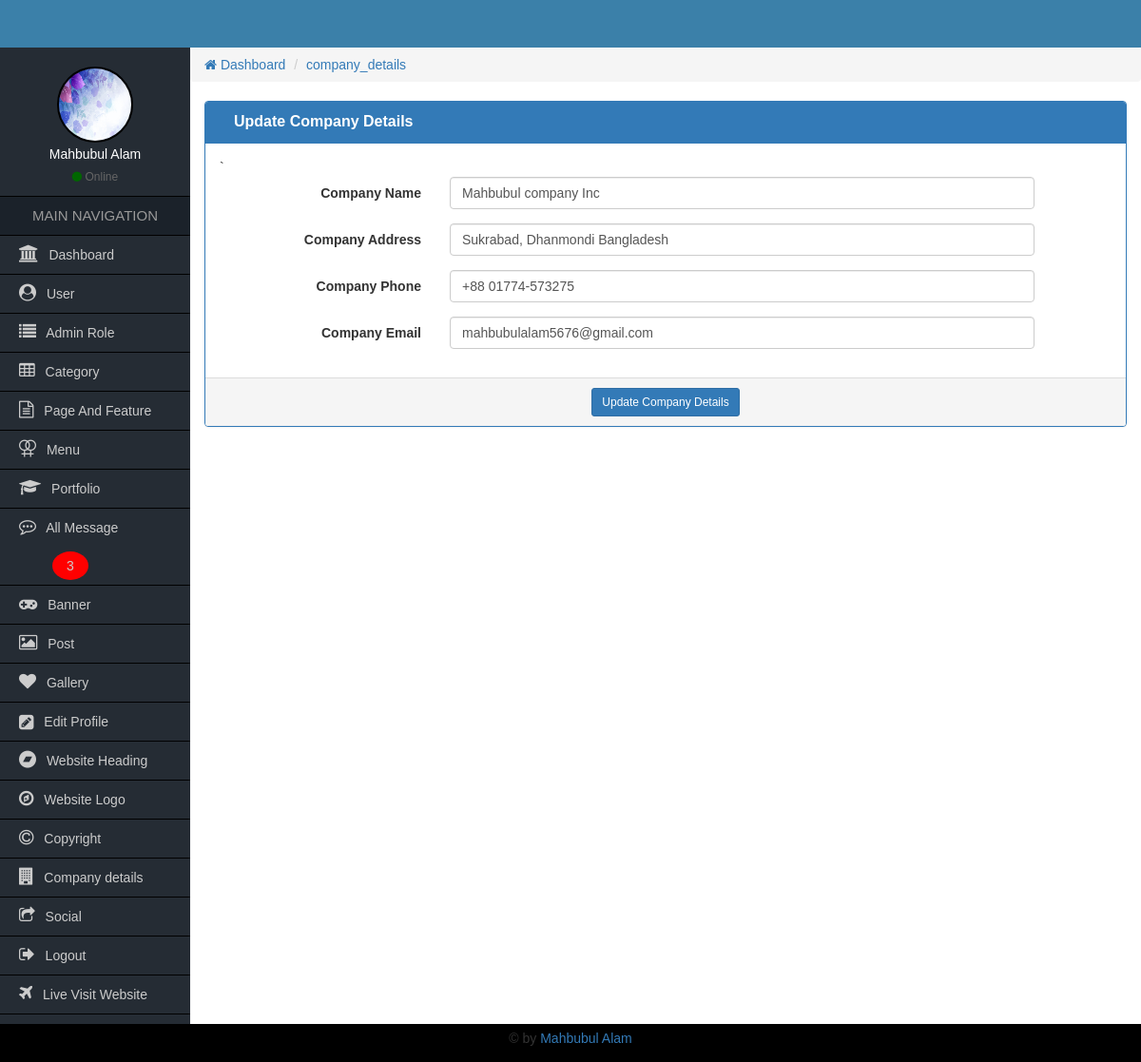
The app's page /Admin/company_details.php (signed in) with its own data.
### tables this page shows
CREATE TABLE `tbl_description` (
  `value` varchar(20) NOT NULL,
  `website_heading` varchar(100) NOT NULL,
  `companyName` varchar(40) NOT NULL,
  `companyAddress` varchar(70) NOT NULL,
  `companyPhone` varchar(35) NOT NULL,
  `companyEmail` varchar(35) NOT NULL,
  `copyright` varchar(30) NOT NULL,
  `facebookUrl` varchar(50) NOT NULL,
  `twitterUrl` varchar(50) NOT NULL,
  `linkedinUrl` varchar(50) NOT NULL,
  `pinterestUrl` varchar(50) NOT NULL,
  `googleplusUrl` varchar(50) NOT NULL,
  `websiteLogo` varchar(100) NOT NULL,
  `companyOwner` varchar(50) NOT NULL
);

### Admin/functions/function.php (called while the page is built, shortened)
<?php
    function getHeader(){
        require_once "inc/header.php";
    }
    function getSidebar(){
            require_once "inc/sidebar.php";
        }
    function getBread(){
            require_once "inc/bread.php";
        }
    function getFooter(){
            require_once "inc/footer.php";
        }
?>

### Admin/company_details.php (the view, shortened to what this page needs)
<?php
require_once "functions/function.php";
?>
<?php
getSidebar();
?>
<div class="col-md-12">
    <form class="form-horizontal" action="" method="post">
        <div class="panel panel-primary">
            <div class="panel-heading">
                <div class="col-md-9 heading_title">
                    Update Company Details
                </div>
                <div class="col-md-3 text-right">
                </div>
                <div class="clearfix"></div>
            </div>
            <div class="panel-body">
                <?php
                $query = "SELECT * FROM tbl_description WHERE value='company_details'";
                $companyResult = mysqli_query($con,$query);
                if($companyResult){
                $result = mysqli_fetch_array($companyResult);
                ?>`
                <div class="form-group">
                    <label for="" class="col-sm-3 control-label">Company Name</label>
                    <div class="col-sm-8">
                        <input type="text" name="companyName" class="form-control" value="<?=$result['companyName'];?>" required>
                    </div>
                </div>
                <div class="form-group">
                    <label for="" class="col-sm-3 control-label">Company Address</label>
                    <div class="col-sm-8">
                        <input type="text" name="companyAddress" class="form-control" value="<?=$result['companyAddress'];?>" required>
                    </div>
                </div>
                <div class="form-group">
                    <label for="" class="col-sm-3 control-label">Company Phone</label>
                    <div class="col-sm-8">
                        <input type="text" name="companyPhone" class="form-control" value="<?=$result['companyPhone'];?>" required>
                    </div>
                </div>
                <div class="form-group">
                    <label for="" class="col-sm-3 control-label">Company Email</label>
                    <div class="col-sm-8">
                        <input type="email" name="companyEmail" class="form-control" value="<?=$result['companyEmail'];?>" required>
                    </div>
                </div>
            </div>
            <div class="panel-footer text-center">
                <button class="btn btn-sm btn-primary">Update Company Details</button>
            </div>
            <?php } ?>
        </div>
    </form>
</div>

### Admin/inc/sidebar.php
<div class="col-md-2 sidebar pd0">
            	<div class="side_user">
                   <?php
                      $userId = $_SESSION['userId'];
                      $query = "SELECT * FROM tbl_admin_user WHERE userId='$userId'";
                      global $con;
                      $result = mysqli_query($con,$query);
                      $resultAdmin = mysqli_fetch_array($result);
                      if($resultAdmin['userImage'] != NULL){
                    ?>
                	<img class="img-responsive" src="uploads/<?=$resultAdmin['userImage'];?>"/>
                   <?php }else{ ?>
                	<img class="img-responsive" src="images/avatar.png"/>
                   <?php } ?>
                    <h4><?=$resultAdmin['userName'];?></h4>
                    <span><i class="fa fa-circle"></i> Online</span>
                </div>
                <h2>MAIN NAVIGATION</h2>
                <ul>
                	<li><a href="index.php"><i class="fa fa-university"></i> Dashboard</a></li>
                   <?php if($_SESSION['roleId'] <= 2){ ?>
                        <li><a href="allUser.php"><i class="fa fa-user-circle"></i> User</a></li>
                        <li><a href="allAdminRole.php"><i class="fa fa-list"></i> Admin Role</a></li>
                    <?php } ?>
                    <?php if($_SESSION['roleId'] <= 4){ ?>
                        <li><a href="allCategory.php"><i class="fa fa-table"></i> Category</a></li>
                        <li><a href="allPageAndFeature.php"><i class="fa fa-file-text-o"></i> Page And Feature</a></li>
                    <?php } ?>
                    <?php if($_SESSION['roleId'] <= 3){ ?>
                       <li><a href="allMenu.php"><i class="fa fa-venus-double" aria-hidden="true"></i> Menu</a></li>
                       <li><a href="allPortfolio.php"><i class="fa fa-graduation-cap" aria-hidden="true"></i> Portfolio</a></li>
                       <?php
                            global $con;
                            $query = "SELECT * FROM tbl_contact WHERE contactStatus='1'";
                            $messageResult = mysqli_query($con,$query);
                            $count = mysqli_num_rows($messageResult);
                        ?>
                        <li><a href="allMessage.php"><i class="fa fa-commenting-o"></i> All Message <?php if($count > 0){?><span style="border-radius:50%;background-color:red;padding:7px 15px;margin-left:35px;"><?=$count;?></span><?php }?></a></li>
                    <?php } ?>
                    <li><a href="allBanner.php"><i class="fa fa-gamepad"></i> Banner</a></li>
                    <li><a href="allPost.php"><i class="fa fa-image"></i> Post</a></li>
                    <li><a href="allGallery.php"><i class="fa fa-heart"></i> Gallery</a></li>
                    <li><a href="userProfileMenu.php?userEditId=<?php echo $_SESSION['userId'];?>"><i class="fa fa-pencil-square fa-lg"></i> Edit Profile</a></li>
                    <?php if($_SESSION['roleId'] <= 2){ ?>
                        <li><a href="website_heading.php"><i class="fa fa-bandcamp"></i> Website Heading</a></li>
                        <li><a href="website_logo.php"><i class="fa fa-compass" aria-hidden="true"></i> Website Logo</a></li>
                        <li><a href="website_copyright.php"><i class="fa fa-copyright"></i> Copyright</a></li>
                        <li><a href="company_details.php"><i class="fa fa-building" aria-hidden="true"></i> Company details</a></li>
                        <li><a href="social_url.php"><i class="fa fa-share-square-o"></i> Social</a></li>
                    <?php } ?>
                    <li><a href="logout.php"><i class="fa fa-sign-out"></i> Logout</a></li>
                    <li><a href="../index.php" target="_blank"><i class="fa fa-plane"></i> Live Visit Website</a></li>
                </ul>
            </div>

### Admin/css/style.css (style rules this page uses)
* { margin:0px; padding:0px; outline:0px; }
img { border:0px; }
ul, ol { list-style-type:none; }
a { text-decoration:none; }
.pd0 { padding-left:0px; padding-right:0px; padding-top:0px; padding-bottom:0px; }
body { font-family:Verdana, Geneva, sans-serif; }
.sidebar { background-color:#252c34; min-height:600px; }
.side_user { text-align:center; color:#fff; padding:20px 0px 10px; border-bottom:1px solid #000; }
.side_user img { width:80px; height:80px; border:2px solid #000; border-radius:50%; display:inline-block; }
.side_user h4 { font-size:14px; margin:5px 0px; }
.side_user span { color:#666; font-size:12px; }
.side_user span i { color:#060; }
.sidebar h2 { font-size:15px; text-align:center; margin:0px; line-height:40px; background-color:#1b222a; color:#999; border-bottom:1px solid #000; }
.sidebar ul li a { font-size:14px; color:#CCC; line-height:40px; padding-left:20px; display:block; border-bottom:1px solid #000; }
.sidebar ul li a i { font-size:18px; padding-right:7px; }
.heading_title { font-size:16px; font-weight:bold; }

### records on screen
tbl_description: companyName "Mahbubul company Inc", companyAddress "Sukrabad, Dhanmondi Bangladesh", companyPhone "+88 01774-573275", companyEmail "mahbubulalam5676@gmail.com"

### other values on screen
$resultAdmin['userName'] "Mahbubul Alam"
$count "3"
getCurrentPage() "company_details"
